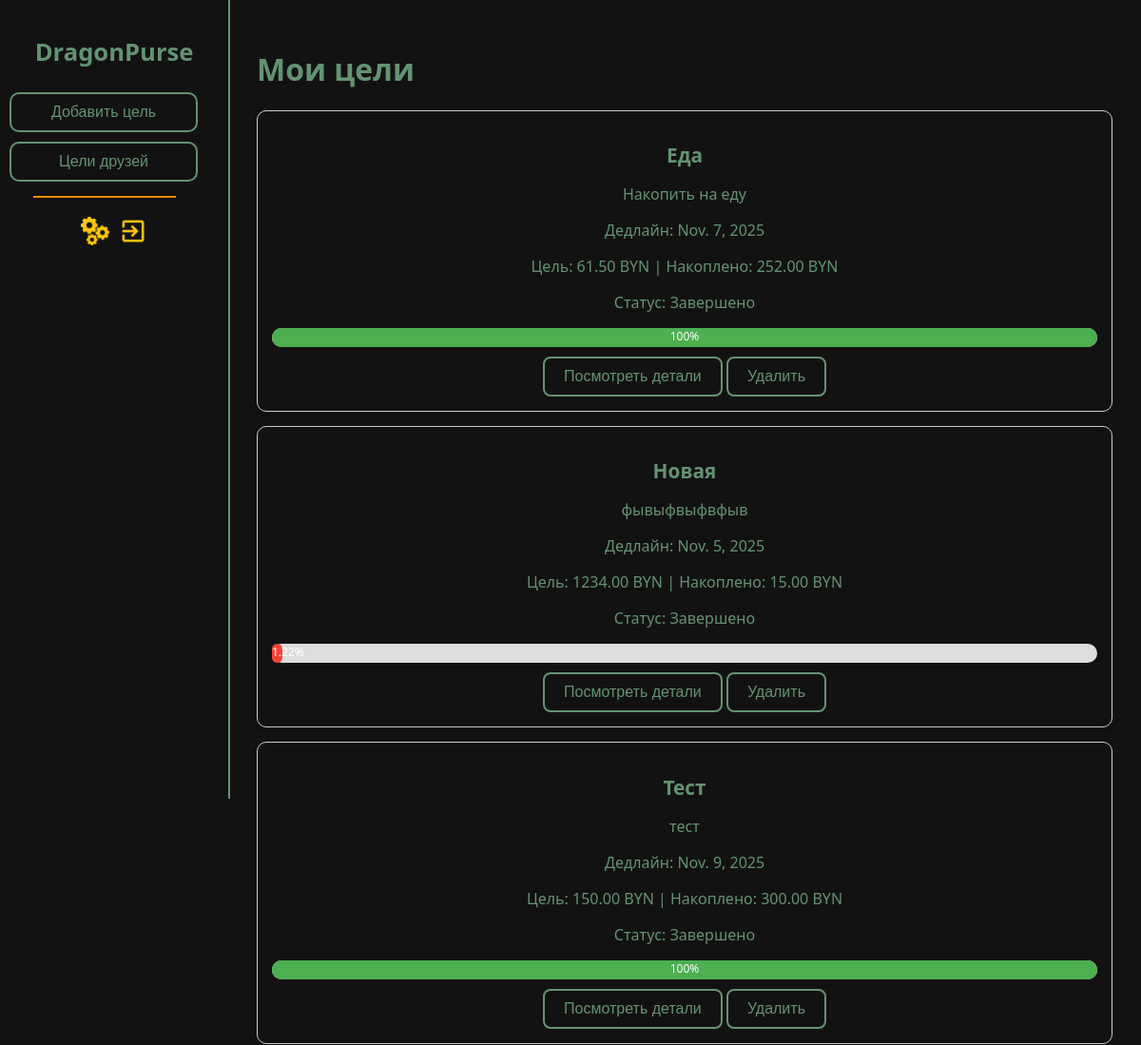
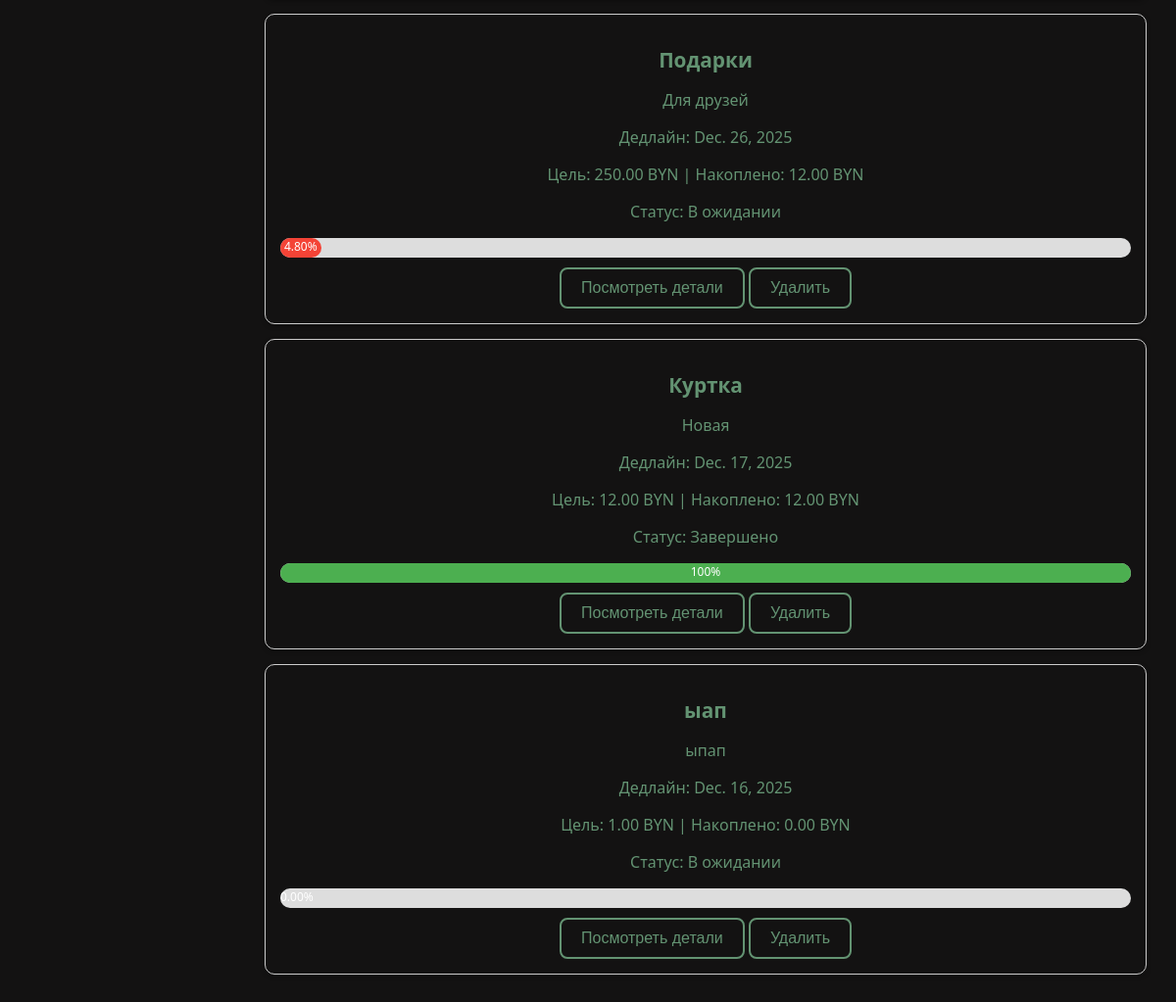
/goals/ (signed in), run on the app's committed database (2 pictures, top to bottom).
### accounts/models.py (models this page shows, shortened)
class Goal(models.Model):
    STATUS_CHOICES = [
        ('pending', 'В ожидании'),
        ('in_progress', 'В процессе'),
        ('completed', 'Завершено'),
    ]
    name = models.CharField(max_length=255, verbose_name='Название')
    description = models.TextField(verbose_name='Описание', blank=True)
    deadline = models.DateField(verbose_name='Дедлайн')
    status = models.CharField(max_length=20, choices=STATUS_CHOICES, default='pending', verbose_name='Статус')

class UserGoal(models.Model):
    user = models.ForeignKey(User, on_delete=models.CASCADE, related_name='user_goals')
    goal = models.ForeignKey(Goal, on_delete=models.CASCADE, related_name='user_goals')
    amount = models.DecimalField(max_digits=10, decimal_places=2, verbose_name='Сумма')
    saved = models.DecimalField(max_digits=10, decimal_places=2, default=0, verbose_name='Накоплено')

### accounts/views.py (the view)
# urls.py: path('goals/', GoalsListView.as_view(), name='goals_list'),
class GoalsListView(LoginRequiredMixin, View):
    template_name = 'accounts/goals_list.html'
    def get(self, request):
        user_goals = UserGoal.objects.filter(user=request.user).select_related('goal')
        goals_data = []
        for ug in user_goals:
            goal = ug.goal
            total_saved = (UserGoal.objects.filter(goal=goal)
                           .aggregate(total=Sum('amount'))['total'] or 0)
            percent = min(100, (ug.saved / ug.amount * 100) if ug.amount > 0 else 0)
            if percent < 33:
                color = '#f44336'
            elif percent < 66:
                color = '#ff9800'
            else:
                color = '#4caf50'
            goals_data.append({
                'id': goal.id,
                'name': goal.name,
                'description': goal.description,
                'deadline': goal.deadline,
                'amount': ug.amount,
                'status': goal.get_status_display(),
                'percent': round(percent, 2),
                'saved': ug.saved,
                'color': color,
            })
        return render(request, self.template_name, {'goals': goals_data})

### accounts/templates/accounts/goals_list.html (shortened to what this page needs)
{% extends "accounts/base.html" %}
{% load static %}
{% block head %}<link rel="stylesheet" href="{% static 'accounts/css/dashboard.css' %}">
<link rel="stylesheet" href="{% static 'accounts/css/theme.css' %}">{% endblock %}
{% block content %}
<div class="sidebar">
        <h1><a href="{% url 'dashboard' %}">DragonPurse</a></h1>
        <a href="{% url 'add_goal' %}"><button>Добавить цель</button></a>
        <a href="{% url 'shared_goals' %}"><button>Цели друзей</button></a>
        <div class="line"></div>
        <div style="display: flex; margin: 5px;">
        <a href="{% url 'settings' %}" style="display: flex; margin: 5px;"><img src="{% static 'accounts/img/settings_photo.png' %}" width="30" height="30" alt="настройки"></a>
        <a href="{% url 'logout' %}" style="display: flex; margin: 5px;"><img src="{% static 'accounts/img/exit_photo.png' %}" width="30" height="30" alt="выход"></a>
        </div>
    </div>
<main>
<h1>Мои цели</h1>
{% for g in goals %}
<div class="card" style="padding:15px; margin-bottom:15px; border:1px solid #ccc; border-radius:10px;">
  <h2>{{ g.name }}</h2>
  <p>{{ g.description }}</p>
  <p>Дедлайн: {{ g.deadline }}</p>
  <p>Цель: {{ g.amount }} BYN | Накоплено: {{ g.saved }} BYN</p>
  <p>Статус: {{ g.status }}</p>
  <div style="background:#ddd; border-radius:10px; height:20px; margin-bottom:10px;">
      <div style="width:{{ g.percent }}%; background-color:{{ g.color }}; height:100%; border-radius:10px; text-align:center; color:white; font-size:12px;">
          {{ g.percent }}%
      </div>
  </div>
  <a href="{% url 'goal_detail' g.id %}" class="btn btn-primary"><button>Посмотреть детали</button></a>
  <button onclick="confirmDelete({{ g.id }})" class="btn btn-danger">Удалить</button>
</div>
{% empty %}
<p>Пока нет целей. <a href="{% url 'add_goal' %}">Добавить новую цель</a></p>
{% endfor %}
</main>
{% endblock %}

### accounts/static/accounts/css/main.css (style rules this page uses)
body { font-family: "Inter", sans-serif; color: #639372; margin: 0; padding: 0; }
a { color: #639372; text-decoration: none; }
h1, h2, h3 { color: #639372; }
button { background-color: #131212; color: #639372; border: 2px solid #639372; border-radius: 8px; padding: 10px 20px; font-size: 1em; cursor: pointer; transition: all 0.3s ease; }

### accounts/static/accounts/css/theme.css (style rules this page uses)
:root { --background-color: #131212 }
body { background-color: var(--background-color); }
.sidebar { background-color: var(--background-color); }

### accounts/static/accounts/css/dashboard.css (style rules this page uses)
body { font-family: "Segoe UI", sans-serif; color: #639372; margin: 0; display: flex; }
h1, h2, p, a { color: #639372; }
.sidebar { width: 220px; background-color: #131212; border-right: 2px solid #639372; display: flex; flex-direction: column; align-items: center; padding: 20px 10px; height: 100vh; position: fixed; left: 0; top: 0; }
.sidebar h1 { font-size: 1.6em; margin-bottom: 20px; text-align: center; }
.sidebar a { text-decoration: none; width: 100%; }
.sidebar button { width: 90%; margin: 5px 0; padding: 10px; border: 2px solid #639372; border-radius: 10px; background-color: #131212; color: #639372; font-size: 1em; cursor: pointer; transition: background-color 0.3s, transform 0.2s; }
.sidebar .line { width: 150px; height: 2px; background-color: #FF8C00; margin: 10px 20px 10px 0px; }
main { margin-left: 240px; padding: 30px; flex: 1; }
.card { background-color: #131212; border: 2px solid #639372; border-radius: 10px; box-shadow: 0 2px 5px rgba(0,0,0,0.3); flex: 1; padding: 20px; text-align: center; text-decoration: none; color: #639372; transition: background-color 0.3s; }
.card h2 { margin-bottom: 10px; font-size: 1.3em; }
a { color: #639372; }

### data on the page
Goal: name "Еда", description "Накопить на еду", deadline "Nov. 7, 2025"
UserGoal: amount "61.50", saved "252.00"
Goal: name "Новая", description "фывыфвыфвфыв", deadline "Nov. 5, 2025"
UserGoal: amount "1234.00", saved "15.00"
Goal: name "Тест", description "тест", deadline "Nov. 9, 2025"
UserGoal: amount "150.00", saved "300.00"
Goal: name "Подарки", description "Для друзей", deadline "Dec. 26, 2025"
UserGoal: amount "250.00", saved "12.00"
Goal: name "Куртка", description "Новая", deadline "Dec. 17, 2025"
UserGoal: amount "12.00", saved "12.00"
Goal: name "ыап", description "ыпап", deadline "Dec. 16, 2025"
UserGoal: amount "1.00", saved "0.00"

### other printed values
{{ g.status }} "Завершено" "Завершено" "Завершено" "В ожидании" "Завершено" "В ожидании"
{{ g.percent }} "100" "1.22" "100" "4.80" "100" "0.00"
